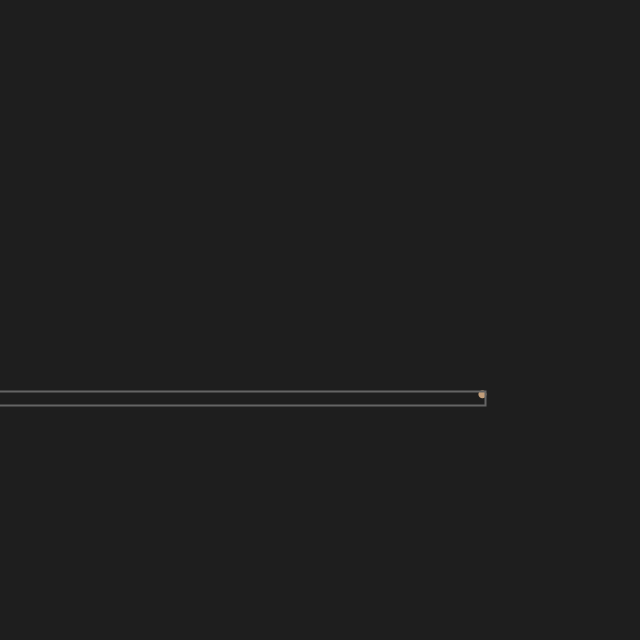
Frame 1 (no input)
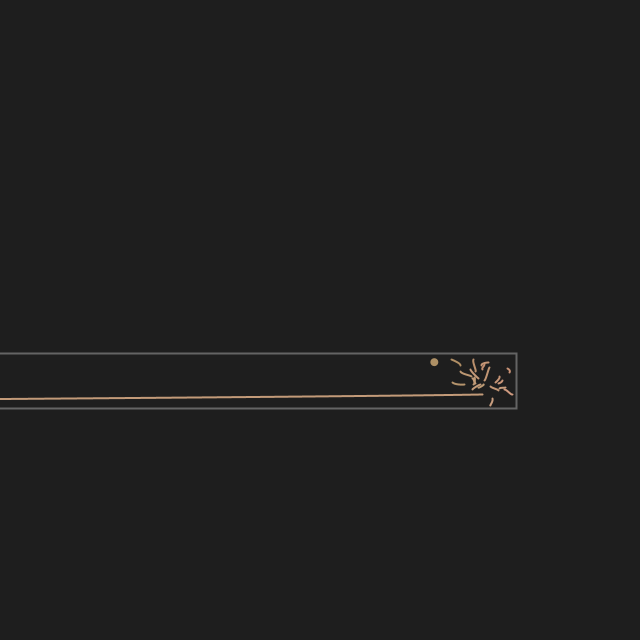
Frame 60 (the mouse pressed at the canvas centre just before this capture)
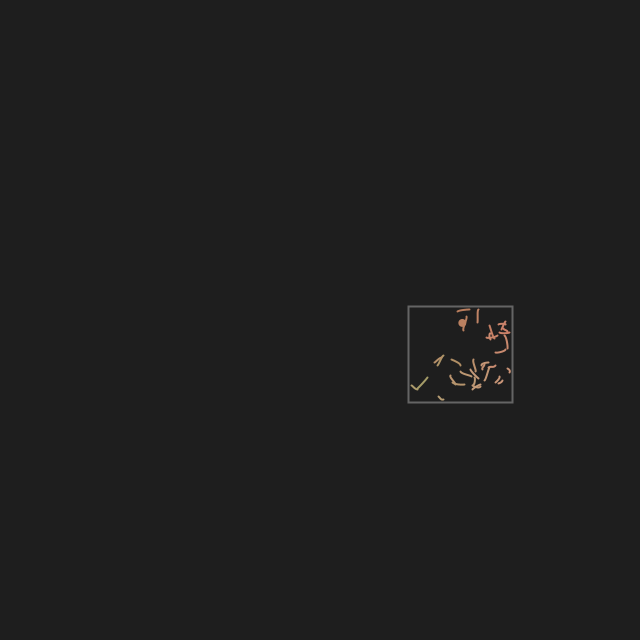
Frame 120 (the mouse held since frame 60 and released just before this capture)

The Processing sketch that drew these frames (run headless with seeded random() and noise(); from frame 60 on, the mouse is pressed at the canvas centre):

// Processing sketch: little_tails
// ── little_tails.pde
Tail tails;

void setup() {
	size(640, 640);
	tails = new Tail();
}

void draw() {
	background(30);
	
	tails.update();
	tails.draw();
}
// ── Tail.pde
class Tail {
	PVector now;
	PVector[] past;
	
	float border = 12;
	
	Tail() {
		now = PVector.random2D();
		now.mult((width - (border * 2)));
		
		past = new PVector[100];
		
		for(int i = 0; i < past.length; i++) {
			past[ i ] = new PVector();
			past[ i ] = now.copy();
		}
	}
	
	void update() {
		PVector direction = PVector.random2D();
		direction.mult( random(5, 15) );
		
		now.add(direction);
		
		if(now.x > (width - border)) {
			now.x -= (now.x - (width - border));
		} else if(now.x < border) {
			now.x = (border + (border - now.x));
		}
		
		if(now.y > (height - border)) {
			now.y -= (now.y - (height - border));
		} else if(now.y < border) {
			now.y = (border + (border - now.y));
		}
	}
	
	color colorAt(float cax, float cay) {
		return color(
			map(cax, border, (width - border), 0, 255),
			map(cay, border, (height - border), 0, 255),
			map((cax * cay), (border * border), ((width - border) * (height - border)), 0, 255)
		);
	}
	
	void draw() {
		//pushMatrix();
		pushStyle();
		
		// tail
		beginShape();
		
		stroke(colorAt(now.x, now.y));
		strokeWeight(2);
		noFill();
		curveVertex(now.x, now.y);
		
		boolean opened = true;
		
		for(int i = 0; i < past.length; i++) {
			curveVertex(past[ i ].x, past[ i ].y);
			
			if((i % 3) == 0) {
				endShape();
				
				popStyle();
				
				opened = false;
				
				
				if(i < (past.length - 1)) {
					opened = true;
					
					pushStyle();
					
					beginShape();
					stroke(colorAt(past[ i ].x, past[ i ].y));
					strokeWeight(2);
					noFill();
					
					curveVertex(past[ i ].x, past[ i ].y);
				}
			}
		}
		
		if(opened) {
			endShape();
			
			popStyle();
		}
		
		// dot
		pushStyle();
		
		ellipseMode(CENTER);
		fill(colorAt(now.x, now.y));
		noStroke();
		
		ellipse(now.x, now.y, 8, 8);
		
		popStyle();
		//popMatrix();
		
		
		// reverse set tail values so the first value is ready to be set to $now
		float min_x = float(width);
		float min_y = float(height);
		
		float max_x = 0;
		float max_y = 0;
		
		for(int i = (past.length - 2); i >= 0; i--) {
			past[ (i + 1) ] = past[ i ].copy();
			
			min_x = min(min_x, past[ (i + 1) ].x);
			min_y = min(min_y, past[ (i + 1) ].y);
			
			max_x = max(max_x, past[ (i + 1) ].x);
			max_y = max(max_y, past[ (i + 1) ].y);
		}
		
		past[0] = now.copy();
		
		min_x = min(min_x, now.x);
		min_y = min(min_y, now.y);
		
		max_x = max(max_x, now.x);
		max_y = max(max_y, now.y);
		
		// outer box
		pushStyle();
		
		stroke(color(100));
		strokeWeight(2);
		noFill();
		
		rect(
			(min_x - 3),
			(min_y - 3),
			((max_x - min_x) + 6),
			((max_y - min_y) + 6)
		);
		
		popStyle();
	}
}
